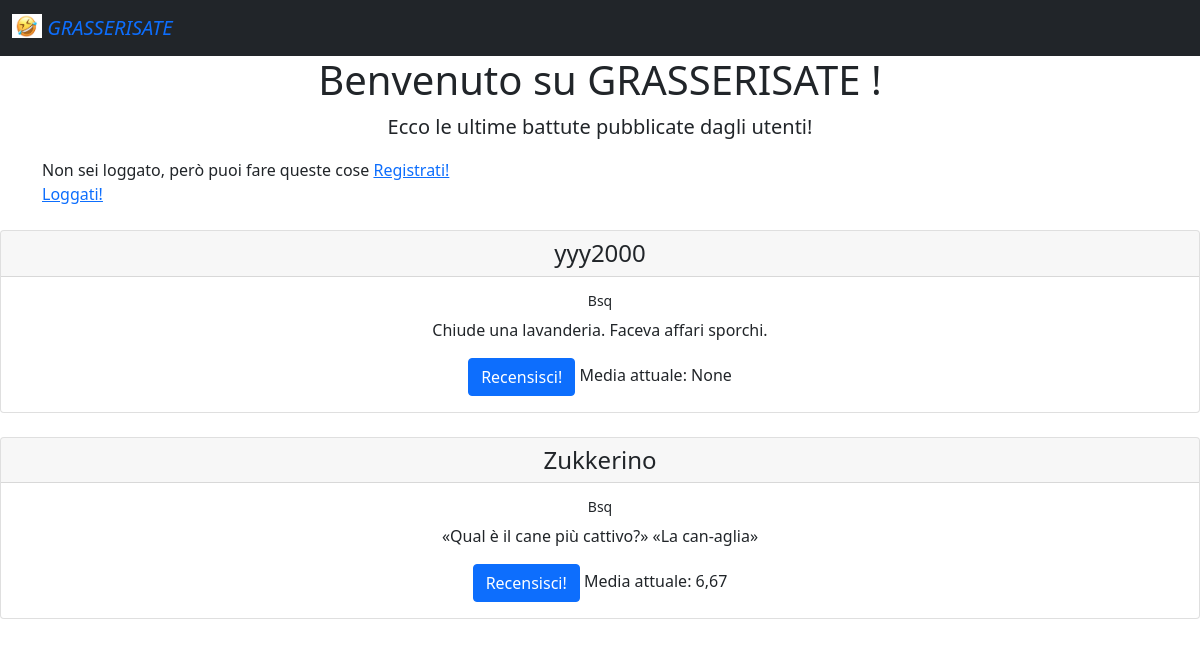
The app's page /filtered/Bsq, older data.
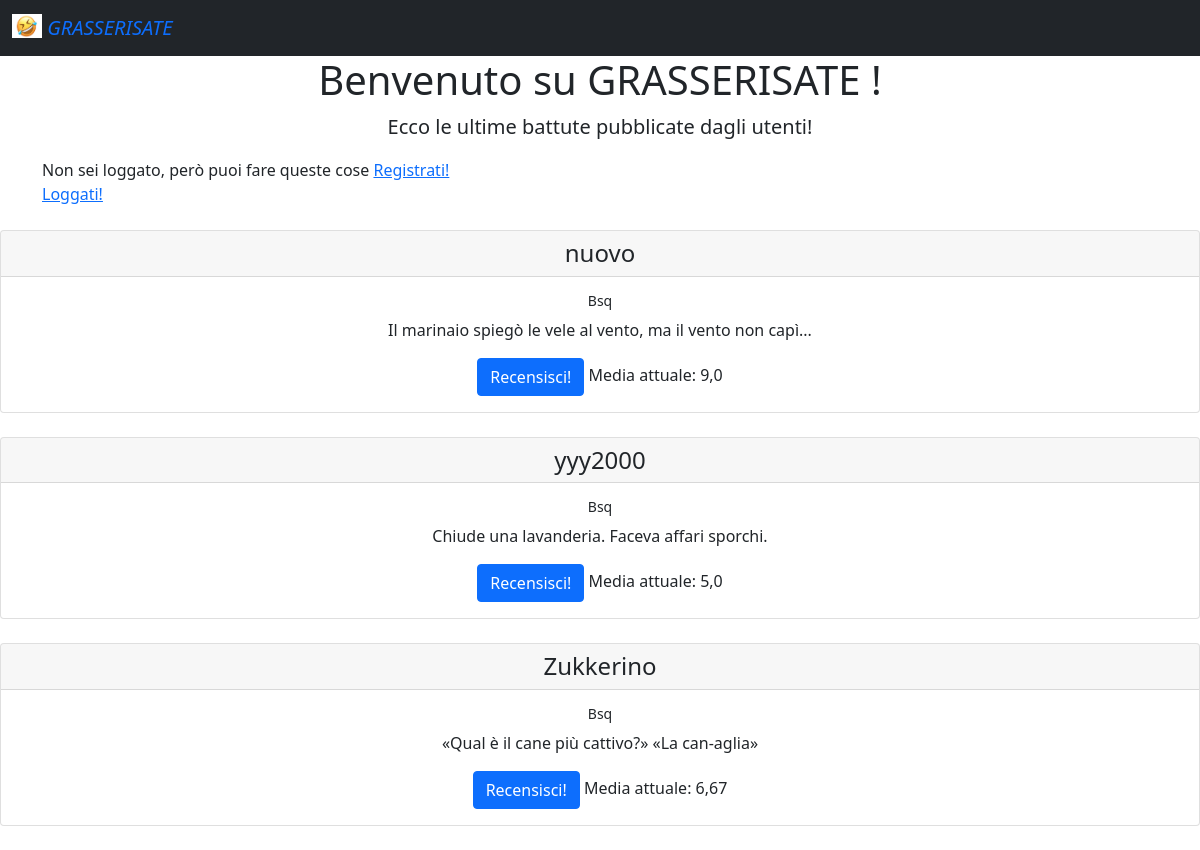
The same page, newer data.
### esame/models.py (models this page shows)
class Battute(models.Model):
    testo = models.TextField(default="")
    utente = models.ForeignKey(User, on_delete=models.CASCADE, related_name='utentebat')
    tempo = models.DateTimeField(auto_now=True)
    tipo = models.CharField(choices=SCELTE, default='bar', max_length=3)
    @property
    def calcola_media(self):
        media_tupla = self.battutarec.all().aggregate(Avg('voto'))
        media_lunga = media_tupla['voto__avg']
        if type(media_lunga) is NoneType:
            media = media_lunga
        else:
            media = round(media_lunga, 2)
        return media

### esame/views.py (the view)
# urls.py: path('filtered/<str:tipo>', views.VistaFiltrata.as_view(), name='vista_filtrata'),
class VistaFiltrata(ListView):
    template_name = 'vista_filtrata.html'
    model = Battute
    def get_queryset(self):
        tipo2 = self.request.resolver_match.kwargs['tipo']
        qs = Battute.objects.filter(tipo=tipo2).order_by('-tempo')
        return qs

### templates/vista_filtrata.html (shortened to what this page needs)
<html>
{% extends 'home.html' %}
{% block contenuto %}
    <div class="container">
        <h1> <div style="text-align: center;"> Benvenuto su GRASSERISATE {% if user.is_authenticated %} , {{ user.username }}{% endif %}!</div></h1>
        <p class="lead" style="text-align:center">
            Ecco le ultime battute pubblicate dagli utenti!
        </p>
        {% if user.is_authenticated %}
            <div style="text-align:center">
                <a href="{% url  "aggiungi_battuta"%}">
                    <button type="button" class="btn btn-primary">
                        Aggiungi una battuta!
                    </button>
                </a>
                <a href="{% url  "profilo" pk=request.user.id %}">
                    <button type="button" class="btn btn-info">
                        Vai al tuo profilo!
                    </button>
                </a>
                <a href="{% url  "filtro"%}">
                    <button type="button" class="btn btn-primary">
                        Filtra
                    </button>
                </a>
                <a href='{% url 'logout' %}'>
                    <button type="button" class="btn btn-danger">
                        Logout
                    </button>
                </a>
            </div>
        {% else %}
            Non sei loggato, però puoi fare queste cose
            <a href="{% url 'registrazione' %}">Registrati!</a><br>
            <a href="{% url 'login' %}">Loggati!</a>
            </div>
        {% endif %}
    <br>
    <div style="text-align:center">
        {% for b in object_list %}
            <div class="card">
                <h4 class="card-header"> {{ b.utente }} </h4>
                <div class="card-body">
                    <h6 class="card-title" > <small>{{ b.tipo }}</small>  </h6>
                    <p class="card-text"> {{ b.testo }} </p>
                    <a href="{% url "aggiungi_recensione" pk=b.id %}" class="btn btn-primary">Recensisci!</a> Media attuale: {{ b.calcola_media}}
                </div>
            </div>
            <br>
        {%  endfor %}
    </div>
{% endblock %}

Row changes from the older to the newer data that the page shows:
added Battute: utente "nuovo", tipo "Bsq", testo "Il marinaio spiegò le vele al vento, ma il vento non capì...", calcola_media "9,0"
computed for Battute "Chiude una lavanderia. Faceva affari sporchi.": calcola_media "None" → "5,0"
